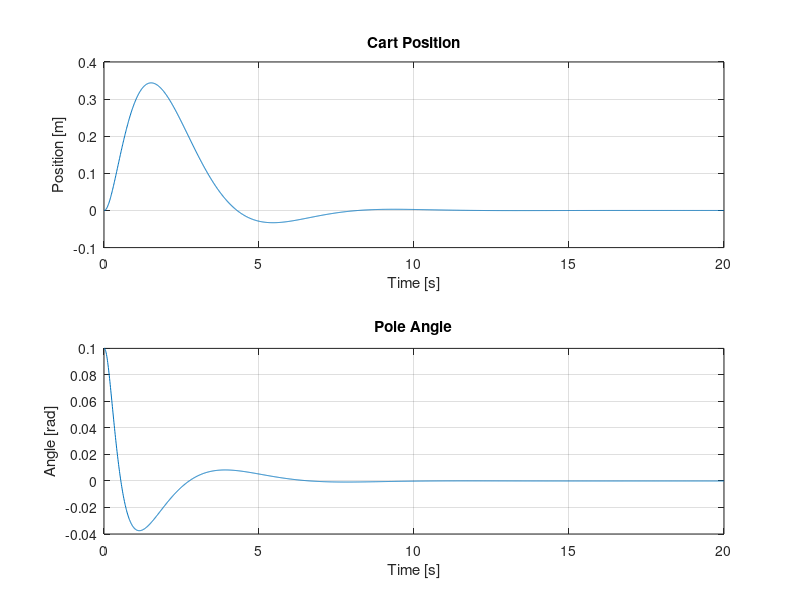

This chart was generated by the following MATLAB code:
%% Linear Controller for Cart-Pole System %%
% Author: Ryan Russell
% 
% Control Algorithm Developed from: 
% "ECE 221 Project: Inverted Pendulum"
% By: Dr. Jing Wang

% State Variables:
% x1 = Theta
% x2 = Theta_dot
% x3 = x
% x4 = x_dot

close all
clear all
clc

%%%%%%%%%%%%%%%%%%%%%%%%%%%%%%%%%%%%%%%%%%%%%%%%
%
% PARAMETERS
%
%%%%%%%%%%%%%%%%%%%%%%%%%%%%%%%%%%%%%%%%%%%%%%%%
M = .5; % [kg] - Mass of the Cart
m = 0.1; % [kg] - Mass of the pendulum
b = 0.1; % [N/(m/s)] - Coefficient of friction of the cart
l = 0.5; % [m] - Length of pendulum center of mass
g = 9.81; % [m/s^2] - Gravitational Acceleration Constant

t0 = 0; % [s] - Start time
tf = 20; % [s] - End time
T = 0.01; % [s] - Sampling Time
t = t0:T:tf;

x(:,1) = [0.1; 0; 0; 0]; % Initial Conditions

% State Matrices
A = [0, 1, 0, 0; (g*(M+m))/(M*l), 0, 0, b/(M*l); 0, 0, 0, 1; -(m*g)/M, 0, 0, -b/M];
B = [0; -1/(M*l); 0; 1/M];
C = [1, 0, 0, 0; 0, 0, 1, 0];

% Desired Pole Locataions
zeta = 0.6;
w_n = 1;
pole_d = [-zeta*w_n+1i*w_n*sqrt(1-zeta^2); -zeta*w_n-1i*w_n*sqrt(1-zeta^2); -5*zeta*w_n; -8*zeta*w_n];

% Control Gain Vector
K = acker(A,B,pole_d);

%%%%%%%%%%%%%%%%%%%%%%%%%%%%%%%%%%%%%%%%%%%%%%%%
%
% Simulation (Discrete Time - Euler Integration)
%
%%%%%%%%%%%%%%%%%%%%%%%%%%%%%%%%%%%%%%%%%%%%%%%%
k = 1; % Starting timestep
kf = tf/T; % Final timestep

while k <= kf +1
    u_temp = -K*x(:,k); % Control Input
    u(k) = sign(u_temp)*min(1 , abs(u_temp));
    
    x(1,k+1) = x(1,k) + T * x(2,k);
    x(2,k+1) = x(2,k) + T * ((g*(M+m))/(M*l)*x(1,k) + b/(M*l)*x(4,k) - (1/(M*l))*u(k));
    x(3,k+1) = x(3,k) + T * x(4,k);
    x(4,k+1) = x(4,k) + T * (-((m*g)/M)*x(1,k) - (b/M)* x(4,k) + (1/M)*u(k));
    
    x_pos(k) = x(3,k);
    Theta(k) = x(1,k);
    
    k = k + 1; % Update Timestep
end

%%%%%%%%%%%%%%%%%%%%%%%%%%%%%%%%%%%%%%%%%%%%%%%%
%
% PLOT RESULTS
%
%%%%%%%%%%%%%%%%%%%%%%%%%%%%%%%%%%%%%%%%%%%%%%%%

figure
subplot(2,1,1)
plot(t,x_pos)
title('Cart Position')
ylabel('Position [m]')
xlabel('Time [s]')
grid on
subplot(2,1,2)
plot(t,Theta)
title('Pole Angle')
ylabel('Angle [rad]')
xlabel('Time [s]')
grid on
